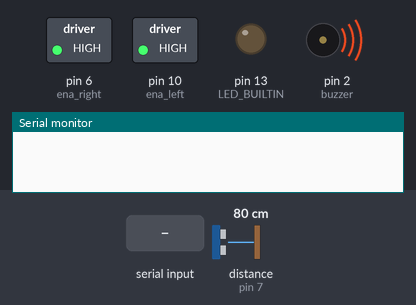
A sketch run on a simulated Arduino Uno, built with avr-gcc and run on an emulated ATmega328P. On the bench: switched loads named in the sketch (green lamp = pin HIGH), output pins drawn as LEDs (lit = HIGH), buzzer (waves = sounding, pin HIGH), the last lines printed to the serial monitor. Wiring (inferred from the names in the program): ultrasonic range finder: trigger pin 8; echo pin 7. The test bench sets the inputs (shaded band); at power-on: distance to the obstacle (sensor on pin 7) 80 cm. The echo pulse lasts 58.3 µs per cm; pins used as bus, display or sensor lines are not drawn.

Above: at 1.2 s.
1.3 s: distance to the obstacle (sensor on pin 7) set to 215 cm
At 3.5 s:
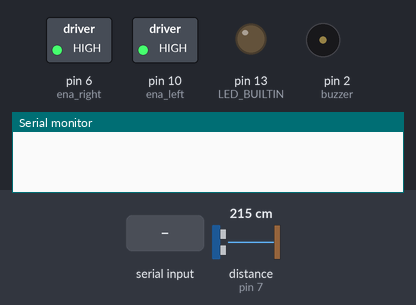
4.3 s: distance to the obstacle (sensor on pin 7) set to 224 cm
5.8 s: "90,45,200\n" received over Serial
At 6.31 s:
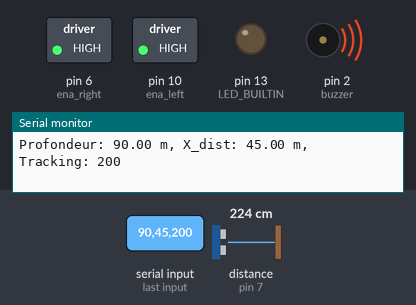
Timing chart, 0 to 14.8 s (numbered marks = the images above; inputs shaded):
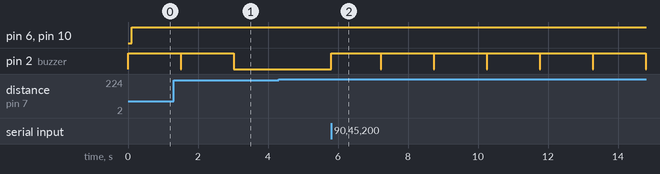

Measured:
- after the input at 1.3 s, pin 2 (buzzer): HIGH → LOW after 0.21 s, → HIGH 0.01 s later, → LOW 1.5 s later
- after the input at 4.3 s, every drawn part: stays the same
- after the input at 5.8 s, pin 2 (buzzer): alternates HIGH for 1.5 s and LOW for 0.01 s, starting at once

The sketch:

MotorFSM.ino
```cpp
#include <SoftwareSerial.h>
#include <AccelStepper.h>
#include <elapsedMillis.h>
#include <PID_v1_bc.h>
#include <TimerOne.h>
#define Buffersize 5


// Configuration du Bluetooth (SoftwareSerial sur les pins 10 et 11)
SoftwareSerial HC05(13, 9);  // HC-05 TX Pin, HC-05 RX Pin

// variables for the RP
float prof = 0;    // Profondeur
float mdist = 0;   // Distance X
int tracking = 1;  // Suivi actif

elapsedMillis printTime;
// Define robot parameters
const float wheelbase = 0.4;         // Distance between wheels in meters
const double wheel_diameter = 0.14;  //Wheel size
/**************************************************************************************************************************/
// Obstacle Detection Parameters
float distance1 = 100;
float duration1;
bool obstacle = false;
/**************************************************************************************************************************/
// Driver Connection Pins (constant current, step/direction bipolar motor driver)
const int dirPin_left = 11, stepPin_left = 12;
const int ena_left = 10;
const int dirPin_right = 5, stepPin_right = 4;
const int ena_right = 6;
// Creates an instance - works for (Bipolar, constant current, step/direction driver)
AccelStepper leftwheel(AccelStepper::DRIVER, stepPin_left, dirPin_left);
AccelStepper rightwheel(AccelStepper::DRIVER, stepPin_right, dirPin_right);  //current position set as 0, enable signal
/**************************************************************************************************************************/
// Sensor connection Pins
const int trig1 = 8;
const int echo1 = 7;

bool light = false;
const int buzzer = 2;
/**************************************************************************************************************************/

const long default_maxSpeedLimit = 300;  // Max speed in step/s  0.44209706 * 400 / wheel_diameter
const long default_Acceleration = 200;   //848.8                      // step/s^2 = 1m/s^2

bool initialTestDone = false;
bool motorenable = true;
/**************************************************************************************************************************/

// Variables for Linear Speed PID
double distance_error, linear_speed;  // Linear speed in m/s
double distance_setpoint = 0;         // Desired distance from the target in meters
const float SAFE_DISTANCE_MAX = 3.0;  // Maximum safe distance (in meters) without lost connection
const float SMOOTHING_FACTOR = 0.5;   // Factor for smooth acceleration
const float SAFE_DISTANCE_MIN = 1.0;
// Variables for Angular Speed PID
double theta_error, angular_speed;  // Angular speed in radians/sec
double theta_setpoint;              // Desired angular alignment

long R_Acceleration = 300;
long L_Acceleration = 300;
double Stepps_R = 500;
double Stepps_L = 500;  // Right and left wheel speeds

float inputBuffer[Buffersize];  // buffer size
int bufferindex = 0;

float Xdist = 0, Ydist = 0;  // in m
int track = 1;               //
float speedfactor = 305 / 300;
double angleratio = 10;
double angle = 0;
double linear_speed_slow = 200;
double linear_speed_fast = 350;
int a = 0;

/**************************************************************************************************************************/
// function declarations
/**************************************************************************************************************************/
void beep();
void disableMotors();
void enableMotors();
void motors_FSM();
void Motorsrun();
void moveMotors(long targetPositionL, long targetPositionR);
void obstacleDetection();
void raspberry_talk();
void setSpeedAcceleration(long MyspeedL, long MyAcclL, long MyspeedR, long MyAcclR);
int  smoothInput(float newInput);

/**************************************************************************************************************************/

void setup() {

  Serial.begin(9600);
  HC05.begin(9600);

  rightwheel.setPinsInverted(true, false, false);
  leftwheel.setPinsInverted(false, false, false);
  setSpeedAcceleration(default_maxSpeedLimit, default_Acceleration, default_maxSpeedLimit, default_Acceleration);
  pinMode(ena_left, OUTPUT);  // Enable the driver (LOW = enabled), can be used to restart the driver
  digitalWrite(ena_left, LOW);
  pinMode(ena_right, OUTPUT);
  digitalWrite(ena_right, LOW);

  /**************************************************************************************************************************/
  //sensor setups
  /**************************************************************************************************************************/
  pinMode(trig1, OUTPUT);
  pinMode(echo1, INPUT);
  pinMode(LED_BUILTIN, OUTPUT);
  pinMode(buzzer, OUTPUT);
}


void loop() {
  raspberry_talk();
  if(a%15 == 0){
    obstacleDetection();
  }

  if(obstacle == true){
    beep();
    setSpeedAcceleration(0, 0, 0, 0);
    disableMotors();
  }
  else{
    motors_FSM();
  }
  a++;
}

/**************************************************************************************************************************/
//function definitions
/**************************************************************************************************************************/

void beep(){
  digitalWrite(buzzer, HIGH);
  delay(100);
  digitalWrite(buzzer, LOW);
}

void disableMotors() {
    leftwheel.stop();  //based on the current speed and acceleration
    rightwheel.stop();
    leftwheel.disableOutputs();
    rightwheel.disableOutputs();
    digitalWrite(ena_left, HIGH);
    digitalWrite(ena_right, HIGH);
}

void enableMotors() {
  leftwheel.enableOutputs();
  rightwheel.enableOutputs();
  digitalWrite(ena_left, LOW);
  digitalWrite(ena_right, LOW);
}

void motors_FSM(){
  angle = atan2(Xdist,Ydist);
  angleratio = 3*PI/180; //value based on real life simulations
  if (track == 1) {

    if (Ydist <= SAFE_DISTANCE_MIN) {
      setSpeedAcceleration(0, 0, 0, 0);
      disableMotors();
    }

    else {
      if (abs(angle) < angleratio) {
        if (Ydist > SAFE_DISTANCE_MAX) {
          enableMotors();
          Stepps_L = linear_speed_fast;
          Stepps_R = linear_speed_fast;
          L_Acceleration = linear_speed_fast;
          R_Acceleration = linear_speed_fast;

          setSpeedAcceleration(Stepps_L, L_Acceleration, Stepps_R, R_Acceleration);
        }

        else {
          enableMotors();
          Stepps_L = linear_speed_slow;
          Stepps_R = linear_speed_slow;
          L_Acceleration = linear_speed_slow;
          R_Acceleration = linear_speed_slow;
          setSpeedAcceleration(Stepps_L, L_Acceleration, Stepps_R, R_Acceleration);
        }
      }

      else {
        if (Xdist < 0) {
          enableMotors();
          Stepps_R = 230;
          Stepps_L = 100;
          setSpeedAcceleration(Stepps_L, 100, Stepps_R, 100);

        } else {
          enableMotors();
          Stepps_R = 100;
          Stepps_L = 230;
          setSpeedAcceleration(Stepps_L, 100, Stepps_R, 100);
        }
      }

      for (int i = 0; i < 1000; i++) {
        moveMotors(10000, 10000);
        rightwheel.run();
        leftwheel.run();
      }
    }
  }
  else {
    beep();
    setSpeedAcceleration(0, 0, 0, 0);
    disableMotors();
  }
}

void Motorsrun() {
  rightwheel.run();
  leftwheel.run();
}

void moveMotors(long targetPositionL, long targetPositionR) {
  rightwheel.move(targetPositionR);  // Set the target position, also recalculate the speed
  leftwheel.move(targetPositionL);
}

void obstacleDetection() {
  digitalWrite(trig1, LOW);
  delayMicroseconds(2);
  digitalWrite(trig1, HIGH);
  delayMicroseconds(10);
  digitalWrite(trig1, LOW);
  duration1 = pulseIn(echo1, HIGH);
  /**************************************************************
digitalWrite(trig2, LOW);
delayMicroseconds(2);
digitalWrite(trig2, HIGH);
delayMicroseconds(10);
duration2 = pulseIn(echo2, HIGH);
/**************************************************************/
  distance1 = 0.0343 * duration1 * 0.5;
  // distance2 = 0.0343*duration2*0.5;

  if (smoothInput(distance1) < 60/*|| (distance2 != 0 && distance2 < 60)*/) {  //60cm = 3500 us
    obstacle = true;
  } else {
    obstacle = false;
  }
}

void raspberry_talk() {
  if (Serial.available() > 0) {
    String data = Serial.readStringUntil('\n');  // Lire une ligne complète

    int firstSeparator = data.indexOf(',');                       // Trouver la première virgule
    int secondSeparator = data.indexOf(',', firstSeparator + 1);  // Trouver la deuxième virgule

    if (firstSeparator != -1 && secondSeparator != -1) {
      prof = data.substring(0, firstSeparator).toFloat();                     // Extraire la première valeur
      mdist = data.substring(firstSeparator + 1, secondSeparator).toFloat();  // Extraire la deuxième valeur
      tracking = data.substring(secondSeparator + 1).toFloat();               // Extraire la troisième valeur

      // Sending back the values to the RP for monitoring
      Serial.print("Profondeur: ");
      Serial.print(prof);
      Serial.print(" m, X_dist: ");
      Serial.print(mdist);
      Serial.print(" m, Tracking: ");
      Serial.println(tracking);

      Xdist = mdist;
      Ydist = prof;
      track = tracking;
    }
  }
}

void setSpeedAcceleration(long MyspeedL, long MyAcclL, long MyspeedR, long MyAcclR) {
  leftwheel.setMaxSpeed(MyspeedL);     // set the maximum speed and initial speed.
  leftwheel.setAcceleration(MyAcclL);  //This is an expensive call since it requires a square root to be calculated. Don't call more often than needed
  rightwheel.setMaxSpeed(MyspeedR);
  rightwheel.setAcceleration(MyAcclR);
}

int smoothInput(float newInput) {
  inputBuffer[bufferindex] = newInput;
  bufferindex = (bufferindex + 1) % Buffersize;

  float sum = 0;
  for (int i = 0; i < Buffersize; i++) {
    sum += inputBuffer[i];
  }
  return sum / Buffersize;
}
```
